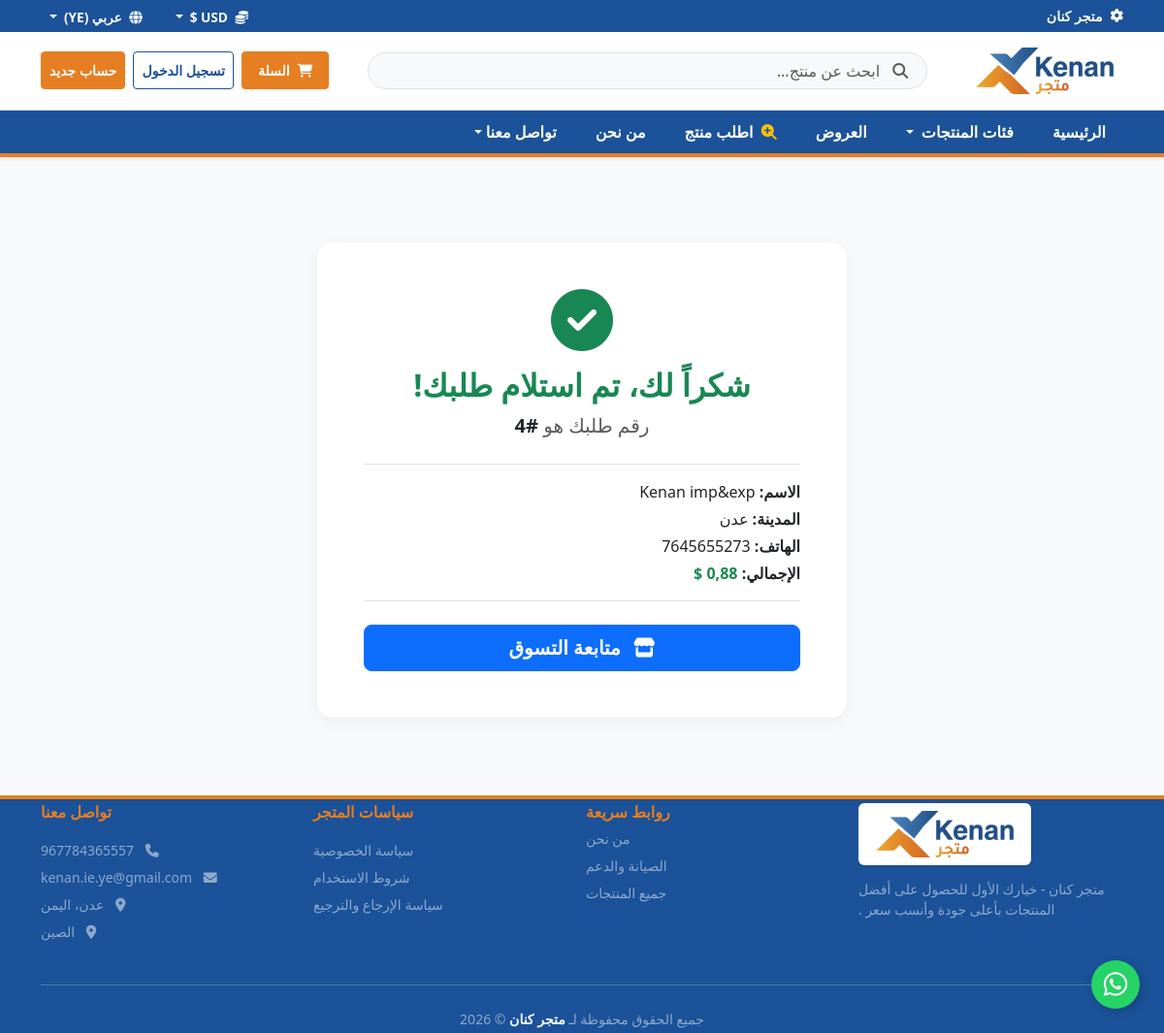
Page /order-success/4/ on the committed database.
### shop/models/order.py (models this page shows, shortened)
class Order(django.db.models.Model):
    STATUS_CHOICES = (
        ('new', 'جديد'),
        ('shipping', 'جاري الشحن'),
        ('delivered', 'تم التوصيل'),
        ('canceled', 'ملغى'),
    )
    user = django.db.models.ForeignKey(
        settings.AUTH_USER_MODEL,
        on_delete=django.db.models.SET_NULL,
        null=True,
        blank=True,
        verbose_name="المستخدم"
    )
    customer = django.db.models.ForeignKey(
        Customer,
        on_delete=django.db.models.SET_NULL,
        null=True,
        blank=True,
        verbose_name="العميل"
    )
    full_name = django.db.models.CharField(max_length=100, verbose_name="اسم العميل")
    city = django.db.models.CharField(max_length=50, verbose_name="المدينة")
    address = django.db.models.TextField(verbose_name="العنوان")
    phone = django.db.models.CharField(max_length=20, verbose_name="رقم الهاتف")
    total_price = django.db.models.DecimalField(max_digits=10, decimal_places=2, verbose_name="السعر الكلي")
    status = django.db.models.CharField(
        max_length=20,
        choices=STATUS_CHOICES,
        default='new',
        verbose_name="حالة الطلب"
    )
    created_at = django.db.models.DateTimeField(auto_now_add=True, verbose_name="وقت وتاريخ الطلب")
    class Meta:
        verbose_name = "طلب"
        verbose_name_plural = "الطلبات"
        ordering = ['-created_at']

### shop/views/orders/success.py (the view)
def order_success(request, order_id):
    order = get_object_or_404(Order, id=order_id)
    context = {
        'order': order,
    }
    return render(request, 'shop/cart/order_success.html', context)

### shop/context_processors.py (called while the page is built)
def nav_categories(request):
    return {'nav_categories': Category.objects.filter(parent=None).prefetch_related('children')}

def cart_summary(request):
    cart_id = request.session.get('cart_id')
    cart = Cart.objects.filter(id=cart_id).first() if cart_id else None
    return {'cart_count': cart.get_total_items() if cart else 0}

### shop/templates/shop/cart/order_success.html (shortened to what this page needs)
{% extends 'shop/base.html' %}
{% block content %}
<div class="container py-5 text-center">
    <div class="row justify-content-center">
        <div class="col-md-6">
            <div class="card success-card p-5 bg-white">
                <div class="mb-3">
                    <i class="fa-solid fa-circle-check check-icon"></i>
                </div>
                <h2 class="fw-bold text-success mb-2">شكراً لك، تم استلام طلبك!</h2>
                <p class="text-muted mb-4 fs-5">رقم طلبك هو <strong class="text-dark">#{{ order.id }}</strong></p>
                <div class="border-top border-bottom py-3 mb-4 text-start">
                    <p class="mb-1"><strong>الاسم:</strong> {{ order.full_name }}</p>
                    <p class="mb-1"><strong>المدينة:</strong> {{ order.city }}</p>
                    <p class="mb-1"><strong>الهاتف:</strong> {{ order.phone }}</p>
                    <p class="mb-0"><strong>الإجمالي:</strong> <span class="text-success fw-bold">{{ order.total_price }} $</span></p>
                </div>
                <div class="d-grid gap-2">
                    <a href="{% url 'product_list' %}" class="btn btn-primary btn-lg fw-bold">
                        <i class="fa-solid fa-store me-2"></i> متابعة التسوق
                    </a>
                </div>
            </div>
        </div>
    </div>
</div>
{% endblock %}

### shop/templates/shop/cart/order_success.html (style rules this page uses)
.success-card { border: none; border-radius: 16px; box-shadow: 0 4px 15px rgba(0,0,0,0.05); }
.check-icon { font-size: 4rem; color: #198754; }

### shop/templates/shop/base.html (style rules this page uses)
html, body { width: 100%; min-height: 100vh; margin: 0; padding: 0; overflow-x: hidden; background-color: #f8f9fa; }

### rows in the picture
Order: id "4", full_name "Kenan imp&exp", city "عدن", phone "7645655273"
